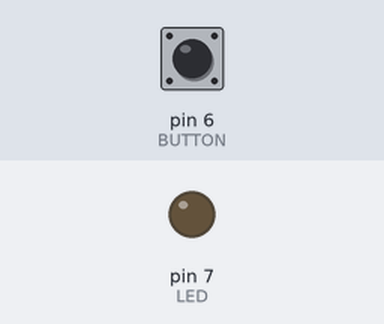
The sketch below on a simulated Arduino Uno, built with avr-gcc and run on an emulated ATmega328P. Shown: output pins drawn as LEDs (lit = HIGH). The test bench sets the inputs (shaded band); at power-on: pin 6 (BUTTON) HIGH.

Above: at 1.2 s.
1.3 s: pin 6 (BUTTON) pulled LOW for 0.15 s
At 1.4 s:
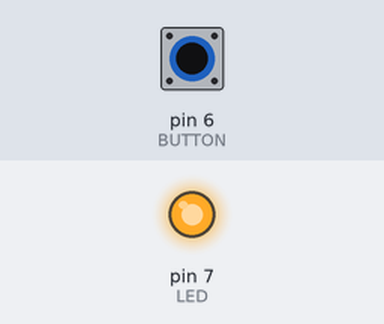
3.0 s: pin 6 (BUTTON) pulled LOW for 3.2 s
At 7.0 s:
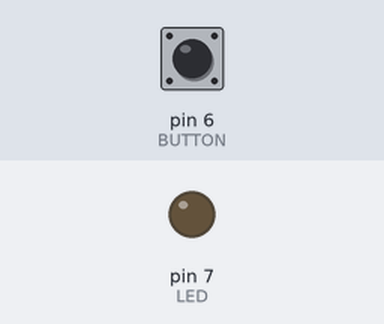
Timing chart, 0 to 8.5 s (numbered marks = the images above; inputs shaded):
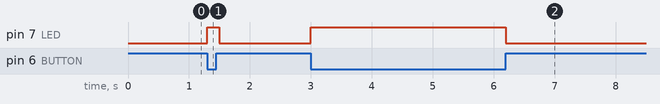

The sketch:

Trials.ino
```cpp
#define LED 7
#define LDR 8
#define BUTTON 6

void setup() {
  pinMode(LED, OUTPUT);
  //pinMode(LDR, INPUT);
  pinMode(BUTTON, INPUT_PULLUP);
  // put your setup code here, to run once:

}

void loop() {

  digitalWrite(LED, !digitalRead(BUTTON));

  //Serial.println(digitalRead(LDR));
  delay(100);

  // put your main code here, to run repeatedly:

}
```

Measured:
- after the input at 1.3 s, pin 7 (LED): LOW → HIGH at once, → LOW 0.20 s later
- after the input at 3.0 s, pin 7 (LED): LOW → HIGH at once, → LOW 3.2 s later
